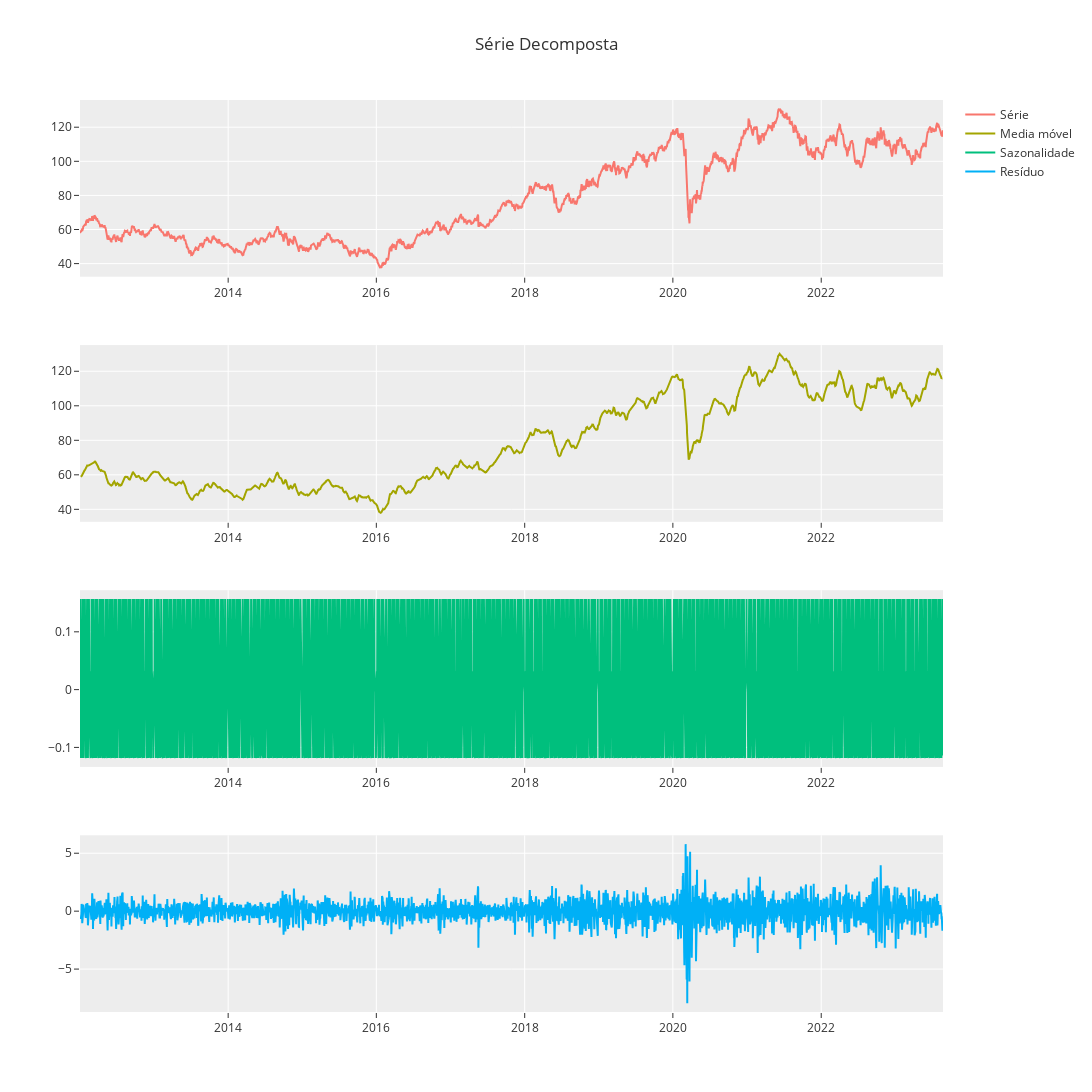

The code cell stored with this chart in its notebook:
### Code cell
from plotly.subplots import make_subplots
import plotly.graph_objects as go


media_movel = resultados.trend.to_frame()
sazonalidade = resultados.seasonal.to_frame()
residuo = resultados.resid.to_frame()

fig = make_subplots(rows = 4, cols = 1)

fig.add_trace(go.Scatter(x = df_fechamento.index, y = df_fechamento.fechamento, name = 'Série'), row = 1, col = 1)
fig.add_trace(go.Scatter(x = media_movel.index, y = media_movel.trend, name = 'Media móvel'), row = 2, col = 1)
fig.add_trace(go.Scatter(x = sazonalidade.index, y = sazonalidade.seasonal, name = 'Sazonalidade'), row = 3, col = 1)
fig.add_trace(go.Scatter(x = residuo.index, y = residuo.resid, name = 'Resíduo'), row = 4, col = 1)

fig.update_layout(
    title = {
        'text' : 'Série Decomposta',
        'x':0.5,
        'xanchor': 'center'
    },
    width = 1600, 
    height = 1200,
    template = template
)
fig.show()

### Figure 1 — Plotly figure (JSON) as saved in the notebook; plotly's stock layout.template omitted (floating-point values rounded to 4 significant figures; data arrays with more than 128 entries replaced by an {"elided": "..."} marker saying what was removed)
{"data": [{"name": "Série", "type": "scatter", "x": {"elided": "2884 str values"}, "xaxis": "x", "y": {"elided": "2884 float values"}, "yaxis": "y"}, {"name": "Media móvel", "type": "scatter", "x": {"elided": "2884 str values"}, "xaxis": "x2", "y": {"elided": "2884 float values"}, "yaxis": "y2"}, {"name": "Sazonalidade", "type": "scatter", "x": {"elided": "2884 str values"}, "xaxis": "x3", "y": {"elided": "2884 float values"}, "yaxis": "y3"}, {"name": "Resíduo", "type": "scatter", "x": {"elided": "2884 str values"}, "xaxis": "x4", "y": {"elided": "2884 float values"}, "yaxis": "y4"}], "layout": {"height": 1200, "title": {"text": "Série Decomposta", "x": 0.5, "xanchor": "center"}, "width": 1600, "xaxis": {"anchor": "y", "domain": [0, 1]}, "xaxis2": {"anchor": "y2", "domain": [0, 1]}, "xaxis3": {"anchor": "y3", "domain": [0, 1]}, "xaxis4": {"anchor": "y4", "domain": [0, 1]}, "yaxis": {"anchor": "x", "domain": [0.8063, 1]}, "yaxis2": {"anchor": "x2", "domain": [0.5375, 0.7312]}, "yaxis3": {"anchor": "x3", "domain": [0.2687, 0.4625]}, "yaxis4": {"anchor": "x4", "domain": [0, 0.1938]}}}
